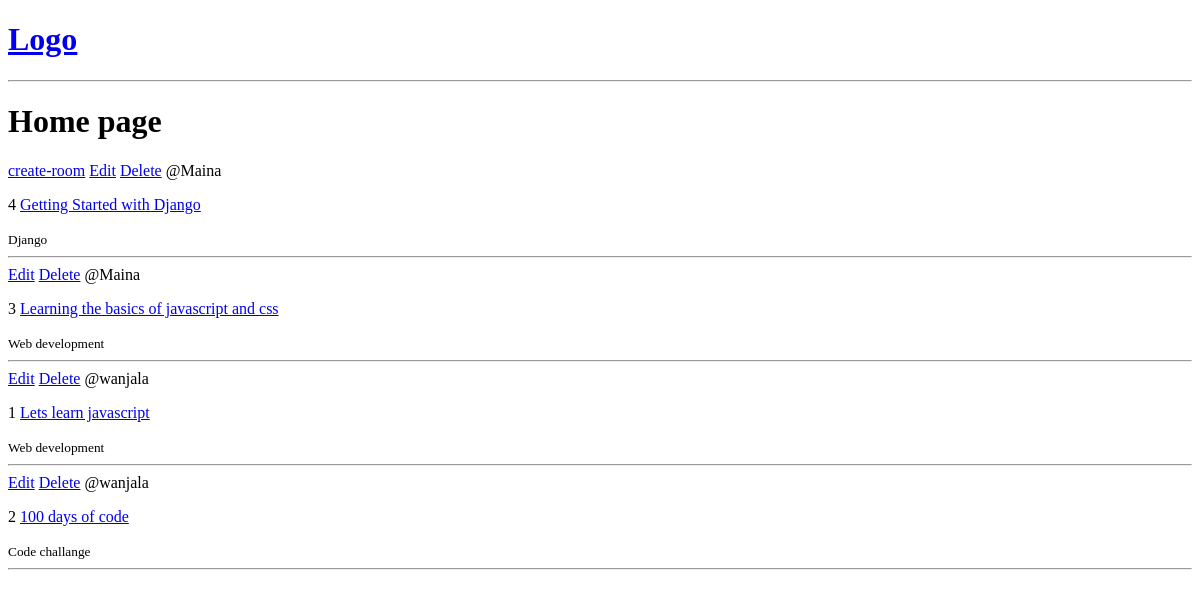
Before: / with the older database file.
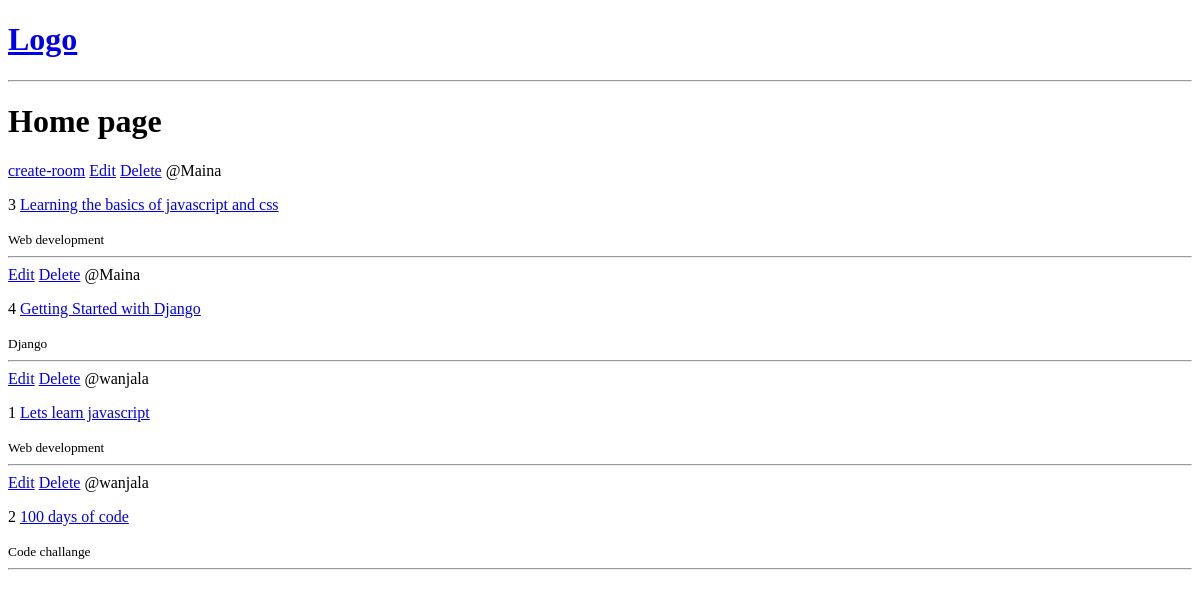
After: the same page with the newer database file.
### base/models.py (models this page shows, shortened)
class Room(models.Model):
    host = models.ForeignKey(User, on_delete=models.SET_NULL, null=True)
    topic = models.ForeignKey(Topic, on_delete=models.SET_NULL, null=True)
    name = models.CharField(max_length=100)
    description = models.TextField(null=True, blank=True)
    updated = models.DateTimeField(auto_now=True)
    created = models.DateTimeField(auto_now_add=True)
    class Meta:
        ordering = ['-updated', 'created']

class Topic(models.Model):
    name = models.CharField(max_length=200)

### base/views.py (the view)
# urls.py: 2. Add a URL to urlpatterns:  path('', views.home, name='home')
def home(request):
    rooms = Room.objects.all()
    context = {'rooms': rooms}
    return render(request, template_name="base/home.html", context=context)

### base/templates/base/home.html
{% extends 'main.html' %}
{% block content %}
    <h1> Home page</h1>
    <div>
        <div>
            <a href="{% url 'create-room' %}">create-room</a>
            {% for room in rooms %}
                <a href="{% url 'update-room' room.id %}">Edit</a>
                <a href="{% url 'delete-room' room.id %}">Delete</a>
                <span>@{{ room.host.username }}</span>
                <p>{{ room.id }} <a href="{% url 'room' room.id %}">{{ room.name }}</a></p>
                <small>{{ room.topic.name }}</small>
                <hr>
            {% endfor %}
        </div>
    </div>
{% endblock %}

### templates/main.html (shortened to what this page needs)
<!DOCTYPE html>
<html lang="en">
<head>
</head>
<body>
{% include 'navbar.html' %}
{% block content %}
{% endblock %}
</body>
</html>

### templates/navbar.html
<a href="/"><h1>Logo</h1></a>
<hr>

Changed rows visible on the page:
changed Room "Learning the basics of javascript and css": moves up the list
